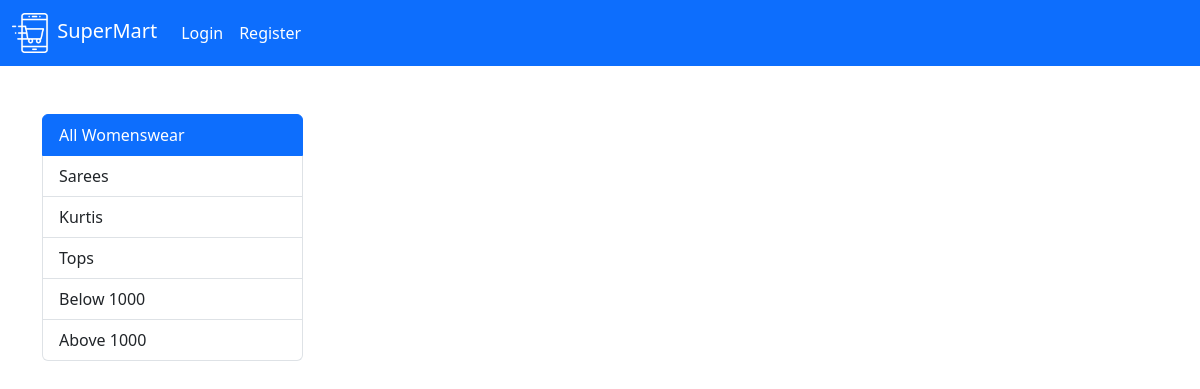
The page /womenswear/ on the database as committed earlier.
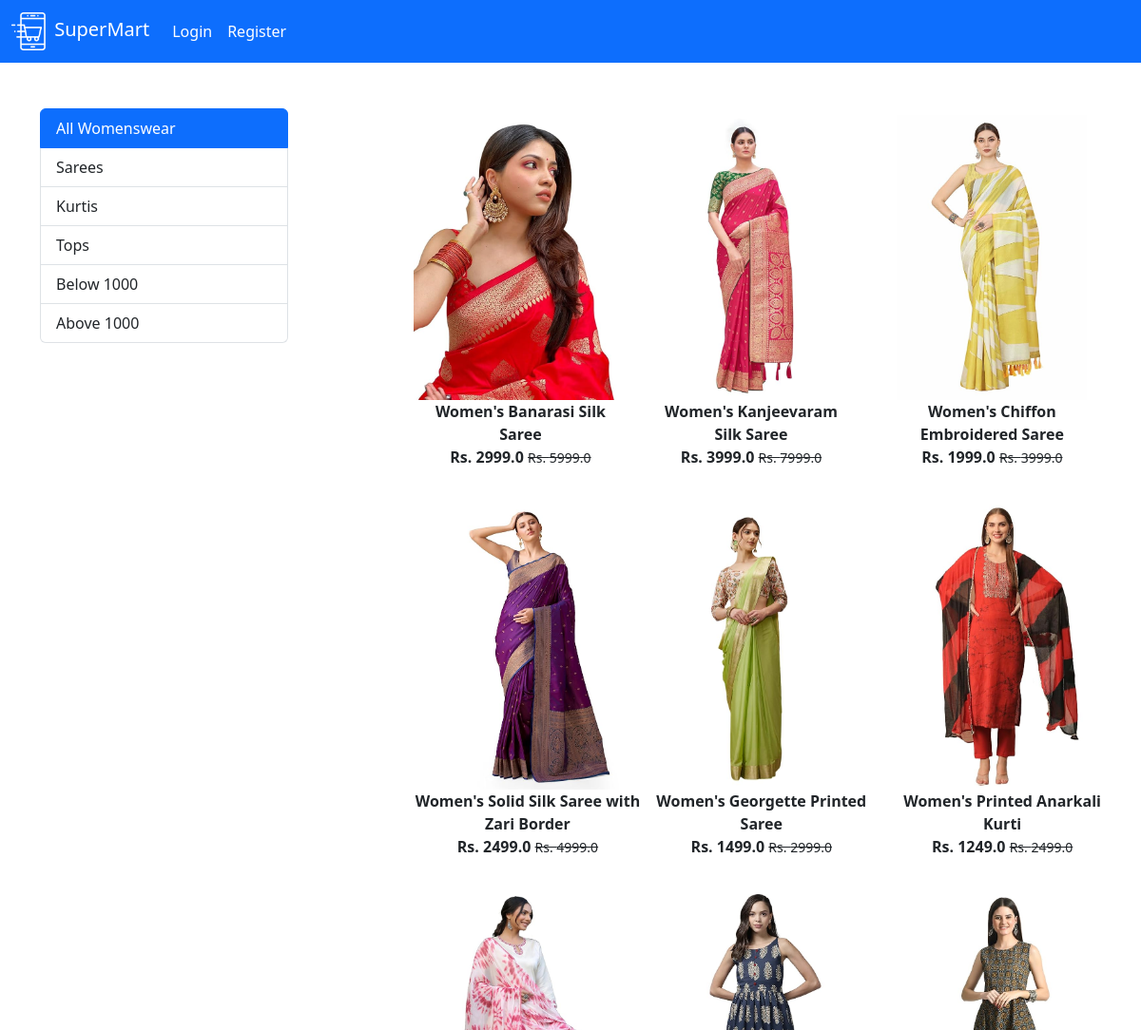
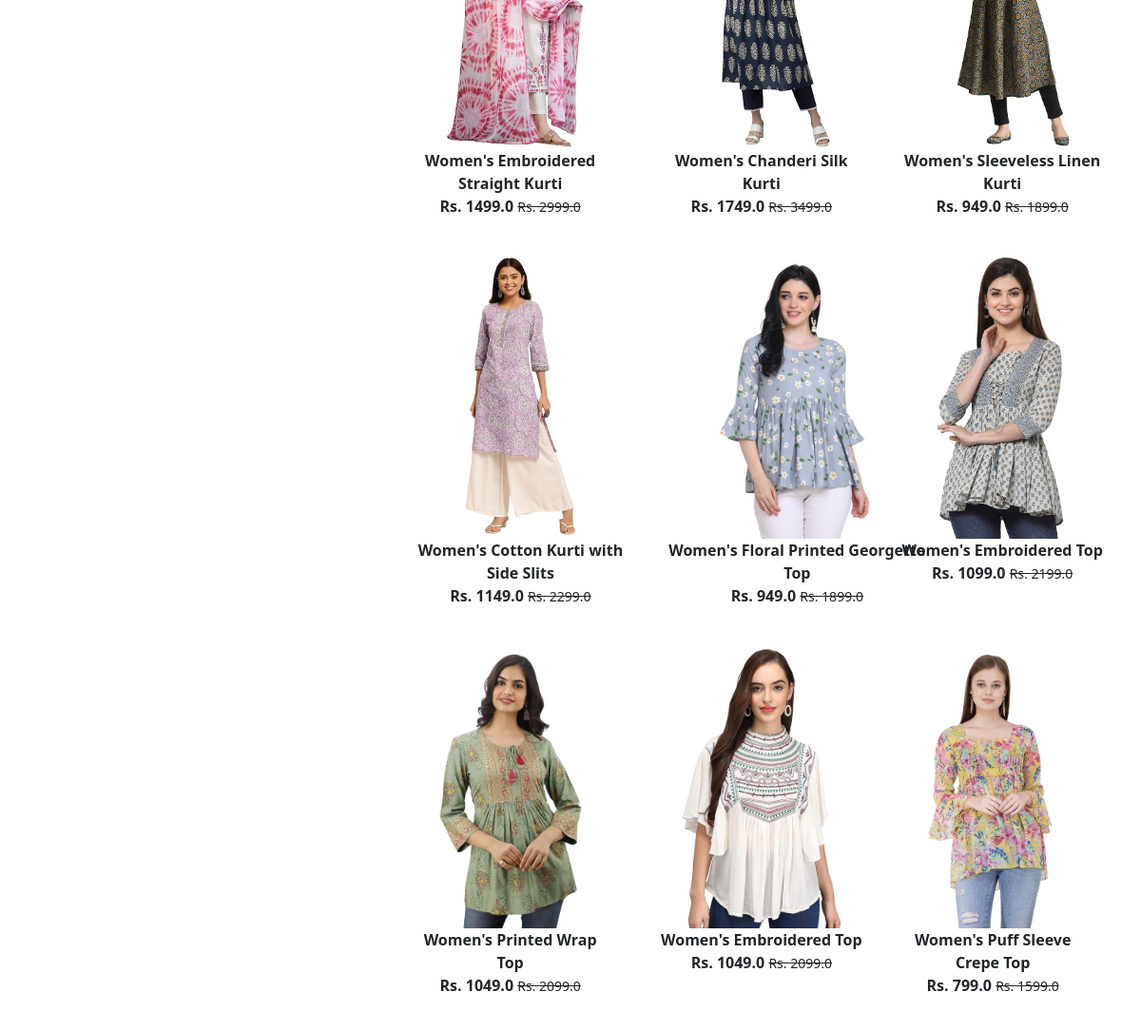
The same page on the database as committed later (2 pictures, top to bottom).
### app/models.py (models this page shows, shortened)
class Product(models.Model):
    title = models.CharField(max_length=100)
    selling_price = models.FloatField()
    discounted_price = models.FloatField()
    description = models.TextField()
    brand = models.CharField(max_length=100, default='Unknown')
    category = models.CharField(choices=CATEGORY_CHOICES,max_length=2)
    product_image = models.ImageField(upload_to='product')

### app/views.py (the view)
# urls.py: path('womenswear/', views.womenswear, name='womenswear'),
def womenswear(request, data = None):
    if data == None:
        womenswear = Product.objects.filter(category='WW')
    elif data == 'Sarees' or data == 'Kurtis' or data == 'Tops':
        womenswear = Product.objects.filter(category='WW').filter(brand=data)
    elif data == 'below':
        womenswear = Product.objects.filter(category='WW').filter(discounted_price__lt=1000)
    elif data == 'above':
        womenswear = Product.objects.filter(category='WW').filter(discounted_price__gt=1000)
    return render(request, 'app/womenswear.html',{'womenswear':womenswear})

### app/templates/app/womenswear.html (shortened to what this page needs)
{% extends 'app/base.html' %}
{% load static %}
{% block main-content %}
<div class="container my-5">
 <div class="row">
  <div class="col-sm-3">
    <div class="list-group">
        <a href="{% url 'womenswear' %}" class="list-group-item list-group-item-action active">All Womenswear</a>
        <a href="{% url 'womensweardata' 'Sarees' %}" class="list-group-item list-group-item-action">Sarees</a>
        <a href="{% url 'womensweardata' 'Kurtis' %}" class="list-group-item list-group-item-action">Kurtis</a>
        <a href="{% url 'womensweardata' 'Tops' %}" class="list-group-item list-group-item-action">Tops</a>
        <a href="{% url 'womensweardata' 'below' %}" class="list-group-item list-group-item-action">Below 1000</a>
        <a href="{% url 'womensweardata' 'above' %}" class="list-group-item list-group-item-action">Above 1000</a>
      </div>
  </div>
  <div class="col-sm-8 offset-sm-1">
    <div class="row">
        {% for product in womenswear %}
          <div class="col-sm-4 text-center mb-4">
            <a href="{% url 'product-detail' product.id %}" class="btn">
                <div class="item">
                    <img src="{{product.product_image.url}}" alt="" height="300" >
                    <div class="fw-bold">{{product.title}}</div>
                    <div class="fw-bold">Rs. {{product.discounted_price}}
                    <small class="fw-light text-decoration-line-through">Rs. {{product.selling_price}}</small>
                    </div>
                </div>
            </a>
          </div>
        {% endfor %}
    </div>
  </div>
 </div>
</div>
{% endblock main-content %}

Rows that differ between the two databases and show on the page:
added Product: product_image (picture), title "Women's Banarasi Silk Saree", discounted_price "2999.0", selling_price "5999.0"
added Product: product_image (picture), title "Women's Kanjeevaram Silk Saree", discounted_price "3999.0", selling_price "7999.0"
added Product: product_image (picture), title "Women's Chiffon Embroidered Saree", discounted_price "1999.0", selling_price "3999.0"
added Product: product_image (picture), title "Women's Solid Silk Saree with Zari Border", discounted_price "2499.0", selling_price "4999.0"
added Product: product_image (picture), title "Women's Georgette Printed Saree", discounted_price "1499.0", selling_price "2999.0"
added Product: product_image (picture), title "Women's Printed Anarkali Kurti", discounted_price "1249.0", selling_price "2499.0"
added Product: product_image (picture), title "Women's Embroidered Straight Kurti", discounted_price "1499.0", selling_price "2999.0"
added Product: product_image (picture), title "Women's Chanderi Silk Kurti", discounted_price "1749.0", selling_price "3499.0"
added Product: product_image (picture), title "Women's Sleeveless Linen Kurti", discounted_price "949.0", selling_price "1899.0"
added Product: product_image (picture), title "Women's Cotton Kurti with Side Slits", discounted_price "1149.0", selling_price "2299.0"
added Product: product_image (picture), title "Women's Floral Printed Georgette Top", discounted_price "949.0", selling_price "1899.0"
added Product: product_image (picture), title "Women's Embroidered Top", discounted_price "1099.0", selling_price "2199.0"
added Product: product_image (picture), title "Women's Printed Wrap Top", discounted_price "1049.0", selling_price "2099.0"
added Product: product_image (picture), title "Women's Embroidered Top", discounted_price "1049.0", selling_price "2099.0"
added Product: product_image (picture), title "Women's Puff Sleeve Crepe Top", discounted_price "799.0", selling_price "1599.0"
